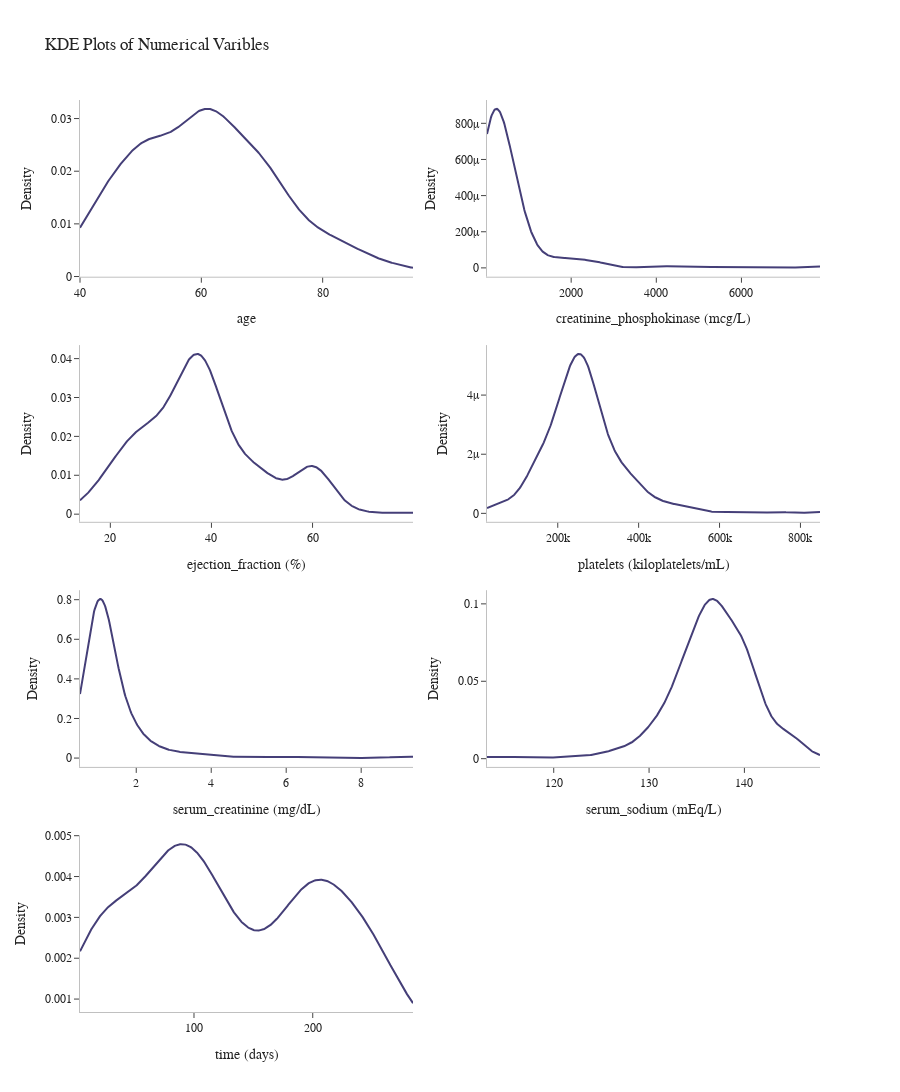

The notebook cell this image was saved under:
### Code cell
# ploting grafhics of distribution numerical variables
numerical_variables = df_cleaned[['age','creatinine_phosphokinase','ejection_fraction','platelets','serum_creatinine','serum_sodium','time']].copy()

fig  = make_subplots(rows = 4, cols=2)
rows = [1,1,2,2,3,3,4]
cols = [1,2,1,2,1,2,1]

def create_trace(df: pd.DataFrame):
    list_traces = list()
    for column in df.columns:
        trace = ff.create_distplot([df[column]],group_labels=[column],show_rug=False,colors=['#453F78'])
        list_traces.append(trace.data[1])
    return list_traces

traces = create_trace(numerical_variables)

fig.add_traces(traces,rows=rows,cols=cols)
fig.update_layout(showlegend=True,height=1300,title='KDE Plots of Numerical Varibles',font_family='Rockwell',template='simple_white')
fig.update_yaxes(title_text='Density',linecolor='silver')
fig.update_xaxes(title_text='age',row=1,col=1,linecolor='silver')
fig.update_xaxes(title_text='creatinine_phosphokinase (mcg/L)',row=1,col=2,linecolor='silver')
fig.update_xaxes(title_text='ejection_fraction (%)',row=2,col=1,linecolor='silver')
fig.update_xaxes(title_text='platelets (kiloplatelets/mL)',row=2,col=2,linecolor='silver')
fig.update_xaxes(title_text='serum_creatinine (mg/dL)',row=3,col=1,linecolor='silver')
fig.update_xaxes(title_text='serum_sodium (mEq/L)',row=3,col=2,linecolor='silver')
fig.update_xaxes(title_text='time (days)',row=4,col=1,linecolor='silver')

### Figure 1 — Plotly figure (JSON) as saved in the notebook; plotly's stock layout.template omitted (floating-point values rounded to 4 significant figures; data arrays with more than 128 entries replaced by an {"elided": "..."} marker saying what was removed)
{"data": [{"legendgroup": "age", "marker": {"color": "#453F78"}, "mode": "lines", "name": "age", "showlegend": false, "type": "scatter", "x": {"elided": "500 float values"}, "xaxis": "x", "y": {"elided": "500 float values"}, "yaxis": "y"}, {"legendgroup": "creatinine_phosphokinase", "marker": {"color": "#453F78"}, "mode": "lines", "name": "creatinine_phosphokinase", "showlegend": false, "type": "scatter", "x": {"elided": "500 float values"}, "xaxis": "x2", "y": {"elided": "500 float values"}, "yaxis": "y2"}, {"legendgroup": "ejection_fraction", "marker": {"color": "#453F78"}, "mode": "lines", "name": "ejection_fraction", "showlegend": false, "type": "scatter", "x": {"elided": "500 float values"}, "xaxis": "x3", "y": {"elided": "500 float values"}, "yaxis": "y3"}, {"legendgroup": "platelets", "marker": {"color": "#453F78"}, "mode": "lines", "name": "platelets", "showlegend": false, "type": "scatter", "x": {"elided": "500 float values"}, "xaxis": "x4", "y": {"elided": "500 float values"}, "yaxis": "y4"}, {"legendgroup": "serum_creatinine", "marker": {"color": "#453F78"}, "mode": "lines", "name": "serum_creatinine", "showlegend": false, "type": "scatter", "x": {"elided": "500 float values"}, "xaxis": "x5", "y": {"elided": "500 float values"}, "yaxis": "y5"}, {"legendgroup": "serum_sodium", "marker": {"color": "#453F78"}, "mode": "lines", "name": "serum_sodium", "showlegend": false, "type": "scatter", "x": {"elided": "500 float values"}, "xaxis": "x6", "y": {"elided": "500 float values"}, "yaxis": "y6"}, {"legendgroup": "time", "marker": {"color": "#453F78"}, "mode": "lines", "name": "time", "showlegend": false, "type": "scatter", "x": {"elided": "500 float values"}, "xaxis": "x7", "y": {"elided": "500 float values"}, "yaxis": "y7"}], "layout": {"font": {"family": "Rockwell"}, "height": 1300, "showlegend": true, "title": {"text": "KDE Plots of Numerical Varibles"}, "xaxis": {"anchor": "y", "domain": [0, 0.45], "linecolor": "silver", "title": {"text": "age"}}, "xaxis2": {"anchor": "y2", "domain": [0.55, 1], "linecolor": "silver", "title": {"text": "creatinine_phosphokinase (mcg/L)"}}, "xaxis3": {"anchor": "y3", "domain": [0, 0.45], "linecolor": "silver", "title": {"text": "ejection_fraction (%)"}}, "xaxis4": {"anchor": "y4", "domain": [0.55, 1], "linecolor": "silver", "title": {"text": "platelets (kiloplatelets/mL)"}}, "xaxis5": {"anchor": "y5", "domain": [0, 0.45], "linecolor": "silver", "title": {"text": "serum_creatinine (mg/dL)"}}, "xaxis6": {"anchor": "y6", "domain": [0.55, 1], "linecolor": "silver", "title": {"text": "serum_sodium (mEq/L)"}}, "xaxis7": {"anchor": "y7", "domain": [0, 0.45], "linecolor": "silver", "title": {"text": "time (days)"}}, "xaxis8": {"anchor": "y8", "domain": [0.55, 1]}, "yaxis": {"anchor": "x", "domain": [0.8063, 1], "linecolor": "silver", "title": {"text": "Density"}}, "yaxis2": {"anchor": "x2", "domain": [0.8063, 1], "linecolor": "silver", "title": {"text": "Density"}}, "yaxis3": {"anchor": "x3", "domain": [0.5375, 0.7312], "linecolor": "silver", "title": {"text": "Density"}}, "yaxis4": {"anchor": "x4", "domain": [0.5375, 0.7312], "linecolor": "silver", "title": {"text": "Density"}}, "yaxis5": {"anchor": "x5", "domain": [0.2687, 0.4625], "linecolor": "silver", "title": {"text": "Density"}}, "yaxis6": {"anchor": "x6", "domain": [0.2687, 0.4625], "linecolor": "silver", "title": {"text": "Density"}}, "yaxis7": {"anchor": "x7", "domain": [0, 0.1938], "linecolor": "silver", "title": {"text": "Density"}}, "yaxis8": {"anchor": "x8", "domain": [0, 0.1938], "linecolor": "silver", "title": {"text": "Density"}}}}
